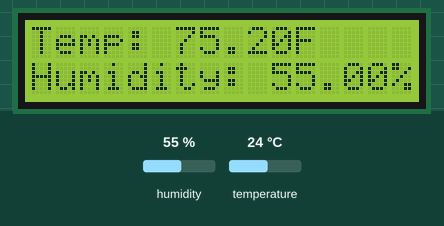
The sketch below on a simulated Arduino Uno, built with avr-gcc and run on an emulated ATmega328P. Shown: 16×2 character LCD. The test bench sets the inputs (shaded band); at power-on: humidity 55 %, temperature 24 °C. What the sketch prints to the serial monitor is not drawn.

Above: at 2.7 s.
2.8 s: humidity set to 22 %
At 4.7 s:
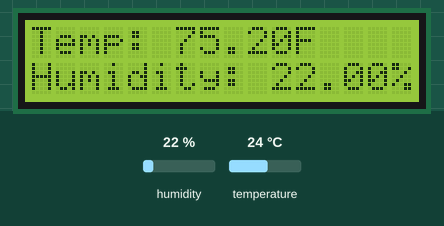
5.8 s: temperature set to 12 °C
At 6.7 s:
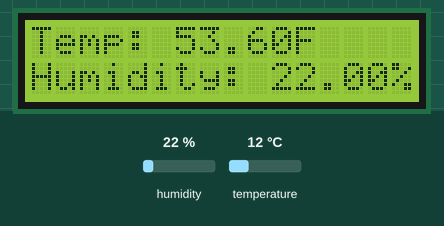
8.8 s: humidity set to 40 %
At 10.8 s:
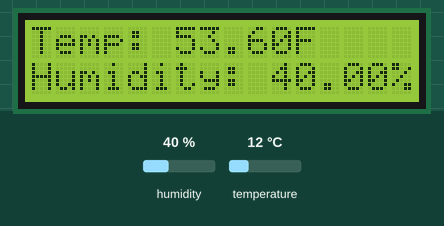
11.8 s: temperature set to 19 °C
At 12.8 s:
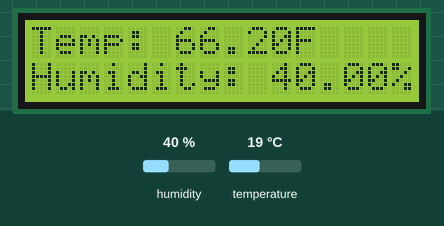
Timing chart, 0 to 14.8 s (numbered marks = the images above; inputs shaded):
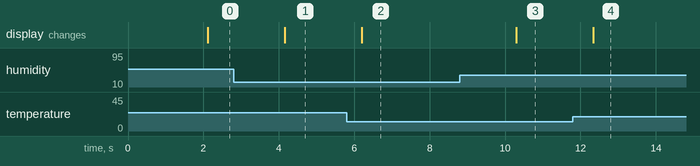

The sketch:

DHTwithLCD.ino
```cpp
// Example testing sketch for various DHT humidity/temperature sensors
// Written by ladyada, public domain

// REQUIRES the following Arduino libraries:
// - DHT Sensor Library: https://github.com/adafruit/DHT-sensor-library
// - Adafruit Unified Sensor Lib: https://github.com/adafruit/Adafruit_Sensor

#include "DHT.h"

#define DHTPIN 8     // Digital pin connected to the DHT sensor
// Feather HUZZAH ESP8266 note: use pins 3, 4, 5, 12, 13 or 14 --
// Pin 15 can work but DHT must be disconnected during program upload.

// Uncomment whatever type you're using!
#define DHTTYPE DHT11   // DHT 11
//#define DHTTYPE DHT22   // DHT 22  (AM2302), AM2321
//#define DHTTYPE DHT21   // DHT 21 (AM2301)

// Connect pin 1 (on the left) of the sensor to +5V
// NOTE: If using a board with 3.3V logic like an Arduino Due connect pin 1
// to 3.3V instead of 5V!
// Connect pin 2 of the sensor to whatever your DHTPIN is
// Connect pin 4 (on the right) of the sensor to GROUND
// Connect a 10K resistor from pin 2 (data) to pin 1 (power) of the sensor

// Initialize DHT sensor.
// Note that older versions of this library took an optional third parameter to
// tweak the timings for faster processors.  This parameter is no longer needed
// as the current DHT reading algorithm adjusts itself to work on faster procs.
DHT dht(DHTPIN, DHTTYPE);


// Set up for LCD screen
#include <LiquidCrystal.h>
LiquidCrystal lcd(12, 11, 5, 4, 3, 2);


void setup() {
  Serial.begin(9600);
  Serial.println(F("DHTxx test!"));

  dht.begin();
  lcd.begin(16,2);
  lcd.print("hello world!");
}

void loop() {
  // Wait a few seconds between measurements.
  delay(2000);

  // Reading temperature or humidity takes about 250 milliseconds!
  // Sensor readings may also be up to 2 seconds 'old' (its a very slow sensor)
  float h = dht.readHumidity();
  // Read temperature as Celsius (the default)
  float t = dht.readTemperature();
  // Read temperature as Fahrenheit (isFahrenheit = true)
  float f = dht.readTemperature(true);

  // Check if any reads failed and exit early (to try again).
  if (isnan(h) || isnan(t) || isnan(f)) {
    Serial.println(F("Failed to read from DHT sensor!"));
    return;
  }

  // Compute heat index in Fahrenheit (the default)
  float hif = dht.computeHeatIndex(f, h);
  // Compute heat index in Celsius (isFahreheit = false)
  float hic = dht.computeHeatIndex(t, h, false);

  Serial.print(F("Humidity: "));
  Serial.print(h);
  Serial.print(F("%  Temperature: "));
  Serial.print(t);
  Serial.print(F("°C "));
  Serial.print(f);
  Serial.print(F("°F  Heat index: "));
  Serial.print(hic);
  Serial.print(F("°C "));
  Serial.print(hif);
  Serial.println(F("°F"));

  lcd.clear();
  lcd.setCursor(0,0);
  lcd.print("Temp: ");
  lcd.print(f);
  lcd.print("F");
  lcd.setCursor(0,1);
  lcd.print("Humidity: ");
  lcd.print(h);
  lcd.print("%");
}


// Resources:
// https://www.arduino.cc/en/Tutorial/HelloWorld
// https://learn.adafruit.com/dht/using-a-dhtxx-sensor
```

Measured:
- after the input at 2.8 s, the display: changes after 1.4 s (image 1)
- after the input at 5.8 s, the display: changes after 0.40 s (image 2)
- after the input at 8.8 s, the display: changes after 1.5 s (image 3)
- after the input at 11.8 s, the display: changes after 0.54 s (image 4)
